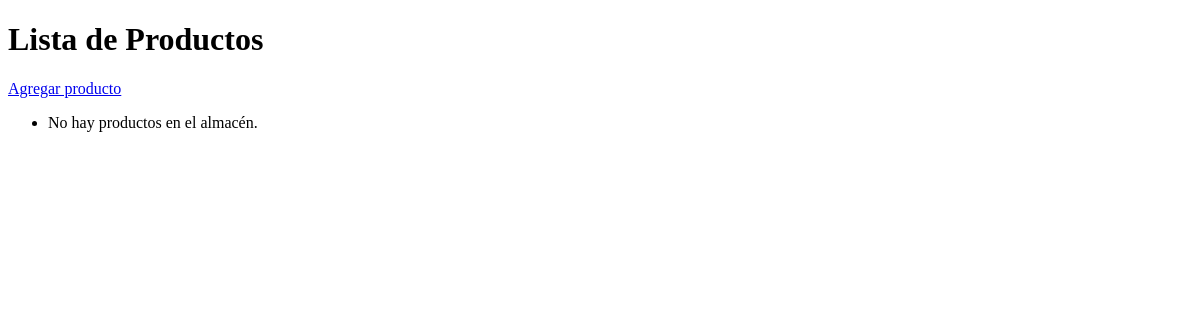
Before: / with the older database file.
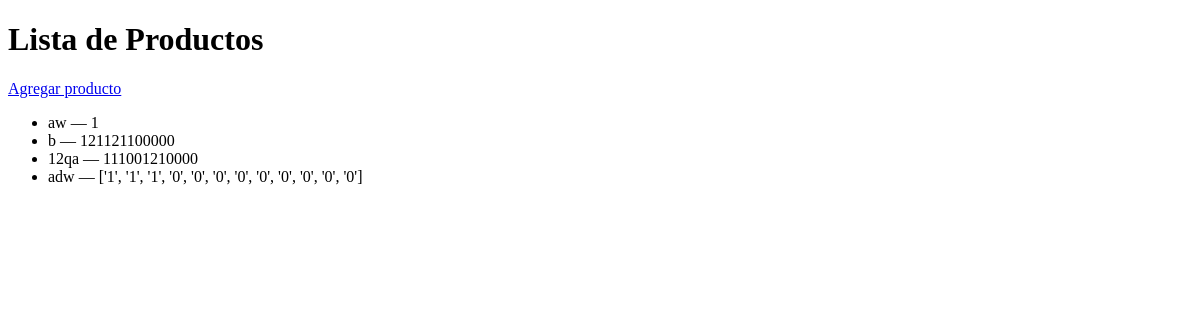
After: the same page with the newer database file.
### web/models.py (models this page shows, shortened)
class Producto(models.Model):
    nombre = models.CharField(max_length=100)
    tallas = models.CharField(max_length=12)

### web/views.py (the view)
# urls.py: path('', views.lista_productos, name='lista'),
def lista_productos(request):
    productos = Producto.objects.all()
    return render(request, 'inventario/lista.html', {'productos': productos})

### web/templates/inventario/lista.html (shortened to what this page needs)
<!DOCTYPE html>
<html>
<head>
</head>
<body>
    <h1>Lista de Productos</h1>
    <a href="{% url 'agregar' %}">Agregar producto</a>
    <ul>
        {% for producto in productos %}
            <li>{{ producto.nombre }} — {{ producto.tallas }}</li>
        {% empty %}
            <li>No hay productos en el almacén.</li>
        {% endfor %}
    </ul>
</body>
</html>

Changed rows visible on the page:
added Producto: nombre "aw", tallas "1"
added Producto: nombre "b", tallas "121121100000"
added Producto: nombre "12qa", tallas "111001210000"
added Producto: nombre "adw", tallas "['1', '1', '1', '0', '0', '0', '0', '0', '0', '0', '0', '0']"
Other visible differences:
text no longer shown: "No hay productos en el almacén."
